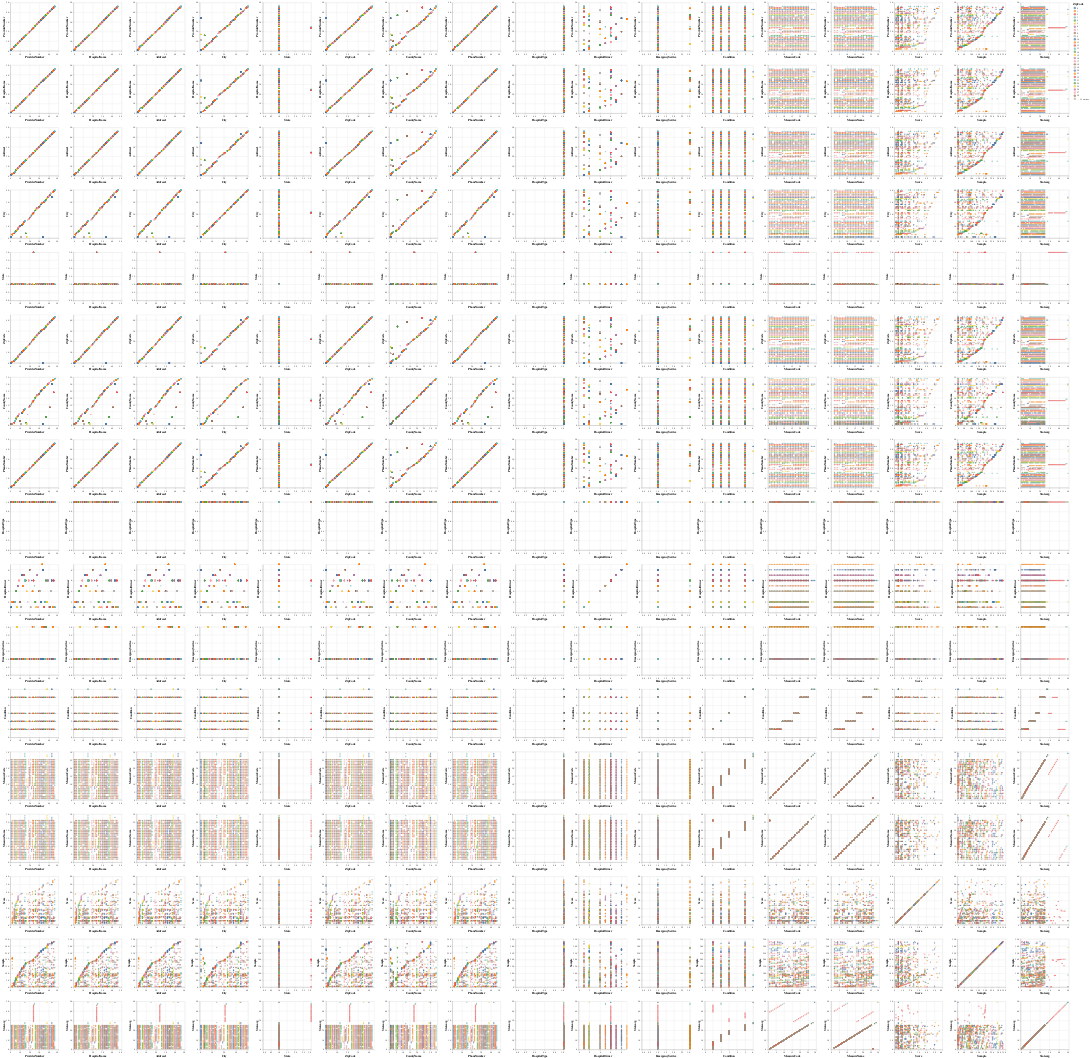

Notebook cell for this chart:
### Code cell
import altair as alt

cols = ['ProviderNumber', 'HospitalName', 'Address1', 'City', 'State', 'ZipCode', 'CountyName', 'PhoneNumber', 'HospitalType', 'HospitalOwner', 'EmergencyService', 'Condition', 'MeasureCode', 'MeasureName', 'Score', 'Sample', 'Stateavg']

_y = y.replace(dict(map(lambda v: (v[1], v[0]), enumerate(y.unique()))))
pdf = pd.concat([X, _y], axis=1)

alt.Chart(pdf).mark_circle().encode(
    alt.X(alt.repeat("column"), type='quantitative'),
    alt.Y(alt.repeat("row"), type='quantitative'),
    color=f'{target}:N'
).properties(width=200, height=200).repeat(row=cols, column=cols)

### Figure 1 — Vega-Lite specification as saved in the notebook (floating-point values rounded to 4 significant figures; data arrays with more than 128 entries replaced by an {"elided": "..."} marker saying what was removed)
{"config": {"view": {"continuousWidth": 400, "continuousHeight": 300}}, "repeat": {"column": ["ProviderNumber", "HospitalName", "Address1", "City", "State", "ZipCode", "CountyName", "PhoneNumber", "HospitalType", "HospitalOwner", "EmergencyService", "Condition", "MeasureCode", "MeasureName", "Score", "Sample", "Stateavg"], "row": ["ProviderNumber", "HospitalName", "Address1", "City", "State", "ZipCode", "CountyName", "PhoneNumber", "HospitalType", "HospitalOwner", "EmergencyService", "Condition", "MeasureCode", "MeasureName", "Score", "Sample", "Stateavg"]}, "spec": {"data": {"name": "data-42934e12486d3f6a26caa7fb82083edf"}, "mark": "circle", "encoding": {"color": {"type": "nominal", "field": "ZipCode"}, "x": {"type": "quantitative", "field": {"repeat": "column"}}, "y": {"type": "quantitative", "field": {"repeat": "row"}}}, "height": 200, "width": 200}, "$schema": "https://vega.github.io/schema/vega-lite/v4.8.1.json", "datasets": {"data-42934e12486d3f6a26caa7fb82083edf": {"elided": "970 records"}}}
